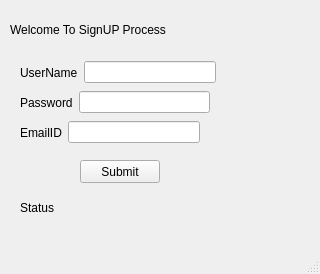
<?xml version="1.0" encoding="UTF-8"?>
<ui version="4.0">
 <class>MainWindow</class>
 <widget class="QMainWindow" name="MainWindow">
  <property name="geometry">
   <rect>
    <x>0</x>
    <y>0</y>
    <width>320</width>
    <height>274</height>
   </rect>
  </property>
  <property name="windowTitle">
   <string>MainWindow</string>
  </property>
  <widget class="QWidget" name="centralwidget">
   <widget class="QLabel" name="label">
    <property name="geometry">
     <rect>
      <x>10</x>
      <y>20</y>
      <width>271</width>
      <height>20</height>
     </rect>
    </property>
    <property name="text">
     <string>Welcome To SignUP Process</string>
    </property>
   </widget>
   <widget class="QPushButton" name="pushButton">
    <property name="geometry">
     <rect>
      <x>80</x>
      <y>160</y>
      <width>80</width>
      <height>23</height>
     </rect>
    </property>
    <property name="text">
     <string>Submit</string>
    </property>
   </widget>
   <widget class="QLabel" name="label_new_window">
    <property name="geometry">
     <rect>
      <x>20</x>
      <y>200</y>
      <width>271</width>
      <height>16</height>
     </rect>
    </property>
    <property name="text">
     <string>Status</string>
    </property>
   </widget>
   <widget class="QWidget" name="">
    <property name="geometry">
     <rect>
      <x>20</x>
      <y>120</y>
      <width>180</width>
      <height>25</height>
     </rect>
    </property>
    <layout class="QHBoxLayout" name="horizontalLayout">
     <item>
      <widget class="QLabel" name="label_4">
       <property name="text">
        <string>EmailID</string>
       </property>
      </widget>
     </item>
     <item>
      <widget class="QLineEdit" name="lineEdit_3"/>
     </item>
    </layout>
   </widget>
   <widget class="QWidget" name="">
    <property name="geometry">
     <rect>
      <x>20</x>
      <y>90</y>
      <width>190</width>
      <height>25</height>
     </rect>
    </property>
    <layout class="QHBoxLayout" name="horizontalLayout_2">
     <item>
      <widget class="QLabel" name="label_3">
       <property name="text">
        <string>Password</string>
       </property>
      </widget>
     </item>
     <item>
      <widget class="QLineEdit" name="lineEdit_2"/>
     </item>
    </layout>
   </widget>
   <widget class="QWidget" name="">
    <property name="geometry">
     <rect>
      <x>20</x>
      <y>60</y>
      <width>196</width>
      <height>25</height>
     </rect>
    </property>
    <layout class="QHBoxLayout" name="horizontalLayout_3">
     <item>
      <widget class="QLabel" name="label_2">
       <property name="text">
        <string>UserName</string>
       </property>
      </widget>
     </item>
     <item>
      <widget class="QLineEdit" name="lineEdit"/>
     </item>
    </layout>
   </widget>
  </widget>
  <widget class="QMenuBar" name="menubar">
   <property name="geometry">
    <rect>
     <x>0</x>
     <y>0</y>
     <width>320</width>
     <height>20</height>
    </rect>
   </property>
  </widget>
  <widget class="QStatusBar" name="statusbar"/>
 </widget>
 <resources/>
 <connections/>
</ui>
